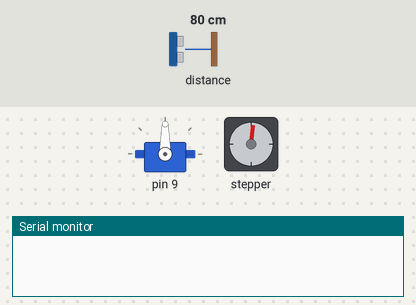
This sketch was run on a simulated Arduino Uno, built with avr-gcc and run on an emulated ATmega328P. On the bench: servo, stepper motor, the last lines printed to the serial monitor. The test bench sets the inputs (shaded band); at power-on: distance to the obstacle 80 cm. Stepper angles assume 200 steps per turn.

Above: at 0.15 s.
At 8.88 s:
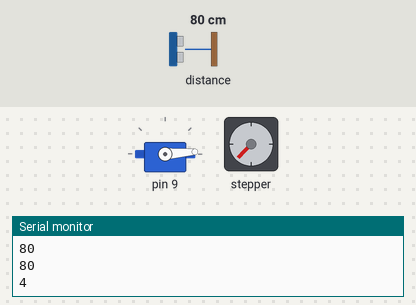
At 18.73 s:
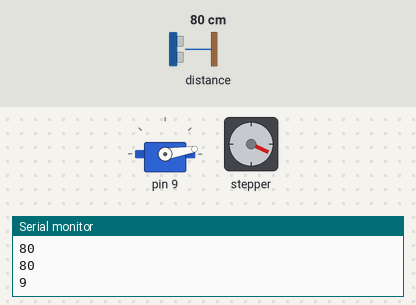
At 37.6 s:
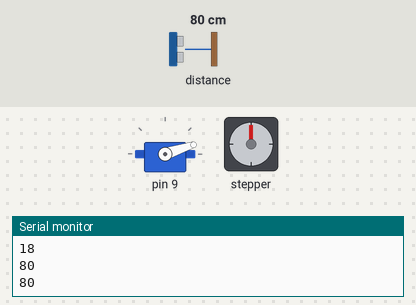
Timing chart, 0 to 40.0 s (numbered marks = the images above):
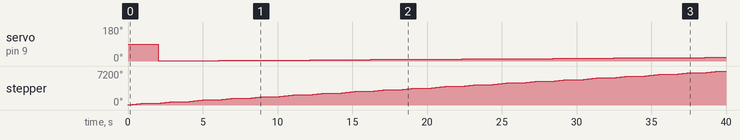

The sketch:

LIDAR.ino
```cpp
#include <Wire.h>
#include <LIDARLite.h>
#include <Servo.h>
#include <Stepper.h>
/*------------------------------------------------------------------------------

  LIDARLite Arduino Library
  GetDistanceI2c

  This example shows how to initialize, configure, and read distance from a
  LIDAR-Lite connected over the I2C interface.

  Connections:
  LIDAR-Lite 5 Vdc (red) to Arduino 5v
  LIDAR-Lite I2C SCL (green) to Arduino SCL
  LIDAR-Lite I2C SDA (blue) to Arduino SDA
  LIDAR-Lite Ground (black) to Arduino GND

  (Capacitor recommended to mitigate inrush current when device is enabled)
  680uF capacitor (+) to Arduino 5v
  680uF capacitor (-) to Arduino GND

  See the Operation Manual for wiring diagrams and more information:
  http://static.garmin.com/pumac/LIDAR_Lite_v3_Operation_Manual_and_Technical_Specifications.pdf

------------------------------------------------------------------------------*/


class Sweeper
{
  Servo servo; //the servo
  int pos; //current servo position
  int increment; // increment to move
  int updateInterval; //interval between updates
  unsigned long lastUpdate; //last updated position

public:
 Sweeper(int interval)
 {
  updateInterval = interval;
  increment = 1;
 } //end constructor

 void Attach(int pin)
 {
  servo.attach(pin);
 } //end attach

 void Detach()
 {
  servo.detach();
 } //end detach

 void Update()
 {
  if((millis()-lastUpdate) > updateInterval) // time to update
  {
    lastUpdate = millis();
    pos += increment;
    servo.write(pos);
    Serial.println(pos);
    if((pos >= 180) || ( pos<=0 )) //end of sweep
    {
      //reverse direction
      increment = -increment;
    }
  }
 }//end update

 }; //end class Sweeper

//global var
#define SERVO 9
#define pin0 2
#define pin1 3
#define pin2 4
#define pin3 5
#define NUMSTEPS 200
#define RPM 60

LIDARLite myLidarLite;
Sweeper sweeper1(90);
Stepper stepper(NUMSTEPS, pin0,pin1,pin2,pin3);

void setup()
{
  Serial.begin(115200); // Initialize serial connection to display distance readings
  sweeper1.Attach(SERVO);
  stepper.setSpeed(RPM);
  /*
    begin(int configuration, bool fasti2c, char lidarliteAddress)

    Starts the sensor and I2C.

    Parameters
    ----------------------------------------------------------------------------
    configuration: Default 0. Selects one of several preset configurations.
    fasti2c: Default 100 kHz. I2C base frequency.
      If true I2C frequency is set to 400kHz.
    lidarliteAddress: Default 0x62. Fill in new address here if changed. See
      operating manual for instructions.
  */
  myLidarLite.begin(0, true); // Set configuration to default and I2C to 400 kHz

  /*
    configure(int configuration, char lidarliteAddress)

    Selects one of several preset configurations.

    Parameters
    ----------------------------------------------------------------------------
    configuration:  Default 0.
      0: Default mode, balanced performance.
      1: Short range, high speed. Uses 0x1d maximum acquisition count.
      2: Default range, higher speed short range. Turns on quick termination
          detection for faster measurements at short range (with decreased
          accuracy)
      3: Maximum range. Uses 0xff maximum acquisition count.
      4: High sensitivity detection. Overrides default valid measurement detection
          algorithm, and uses a threshold value for high sensitivity and noise.
      5: Low sensitivity detection. Overrides default valid measurement detection
          algorithm, and uses a threshold value for low sensitivity and noise.
    lidarliteAddress: Default 0x62. Fill in new address here if changed. See
      operating manual for instructions.
  */
  myLidarLite.configure(0); // Change this number to try out alternate configurations
}

void loop()
{
  sweeper1.Update();
  stepper.step(NUMSTEPS);
  /*
    distance(bool biasCorrection, char lidarliteAddress)

    Take a distance measurement and read the result.

    Parameters
    ----------------------------------------------------------------------------
    biasCorrection: Default true. Take aquisition with receiver bias
      correction. If set to false measurements will be faster. Receiver bias
      correction must be performed periodically. (e.g. 1 out of every 100
      readings).
    lidarliteAddress: Default 0x62. Fill in new address here if changed. See
      operating manual for instructions.
  */

  // Take a measurement with receiver bias correction and print to serial terminal
  Serial.println(myLidarLite.distance());

  // Take 99 measurements without receiver bias correction and print to serial terminal
  for(int i = 0; i < 99; i++)
  {
    Serial.println(myLidarLite.distance(false));
  }
}
```

stepClass.ino
```cpp
//#include <Stepper.h>
//
//class stepper
//{
//  Stepper stepper; //the stepper
//  int numSteps; //number of steps
//  int updateInterval;
//  unsigned long lastUpdate;
//  long rpm;
//
////pins stepper is attached to
//  int pin0;
//  int pin1;
//  int pin2;
//  int pin3;
//
//public:
//
////constructor
//stepper(int numSteps,int pin0,int pin1,int pin2,int pin3)
//{
//  updateInterval = interval;
//} //end constructor
//
//SetSpeed(long rpm)
//{
//  stepper.setSpeed(rpm);
//}
//
//Step(int stepNum)
//{
//  stepper.step(stepNum);
//}
//
// void Update()
// {
//  if((millis()-lastUpdate) > updateInterval) // time to update
//  {
//    Step(200);
//  }
// }
//};
```

sweeper.ino
```cpp
//#include <Servo.h>
//
//class Sweeper
//{
//  Servo servo; //the servo
//  int pos; //current servo position
//  int increment; // increment to move
//  int updateInterval; //interval between updates
//  unsigned long lastUpdate; //last updated position
//
//public:
// Sweeper(int interval)
// {
//  updateInterval = interval;
//  increment = 1;
// } //end constructor
//
// void Attach(int pin)
// {
//  servo.attach(pin);
// } //end attach
//
// void Detach()
// {
//  servo.detach();
// } //end detach
//
// void Update()
// {
//  if((millis()-lastUpdate) > updateInterval) // time to update
//  {
//    lastUpdate = millis();
//    pos += increment;
//    servo.write(pos);
//    Serial.println(pos);
//    if((pos >= 180) || ( pos<=0 )) //end of sweep
//    {
//      //reverse direction
//      increment = -increment;
//    }
//  }
// }//end update
//
// }; //end class Sweeper
```

Measured:
- by itself, servo on pin 9: 90° → 1° at 2.0 s, → 2° 2.0 s later, → 3° 2.0 s later, → 4° 2.0 s later, … (19 changes in this stretch)
- by itself, stepper: turns 360° clockwise in 0.99 s, repeating every 2.0 s
